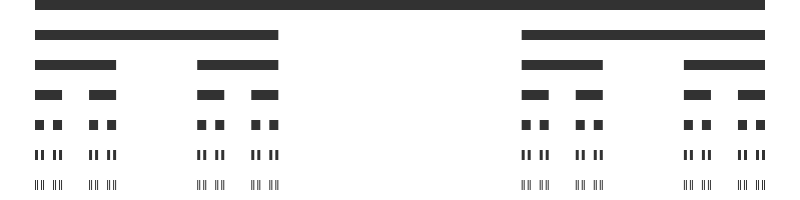
Frame 1 (no input)
Frame 2 (the mouse pressed at the canvas centre, redrawn once): identical to frame 1, image omitted

The p5.js sketch that drew this single still picture (run headless with seeded random() and noise() and a simulated clock; the mouse was pressed at the canvas centre and the sketch redrawn once):

// p5.js sketch
// ── sketch.js
function setup() {
  createCanvas(800, 200);
  background(255);

  cantor(35, 0, 730);
}

function draw() {
  noLoop();
}

function cantor(x, y, len) {
  let h = 30;

  if (len >= 1) {
    noStroke(0);
    fill(50);
    rect(x, y, len, h / 3);

    y += h;

    cantor(x, y, len / 3);
    cantor(x + (len * 2) / 3, y, len / 3);
  }
}
